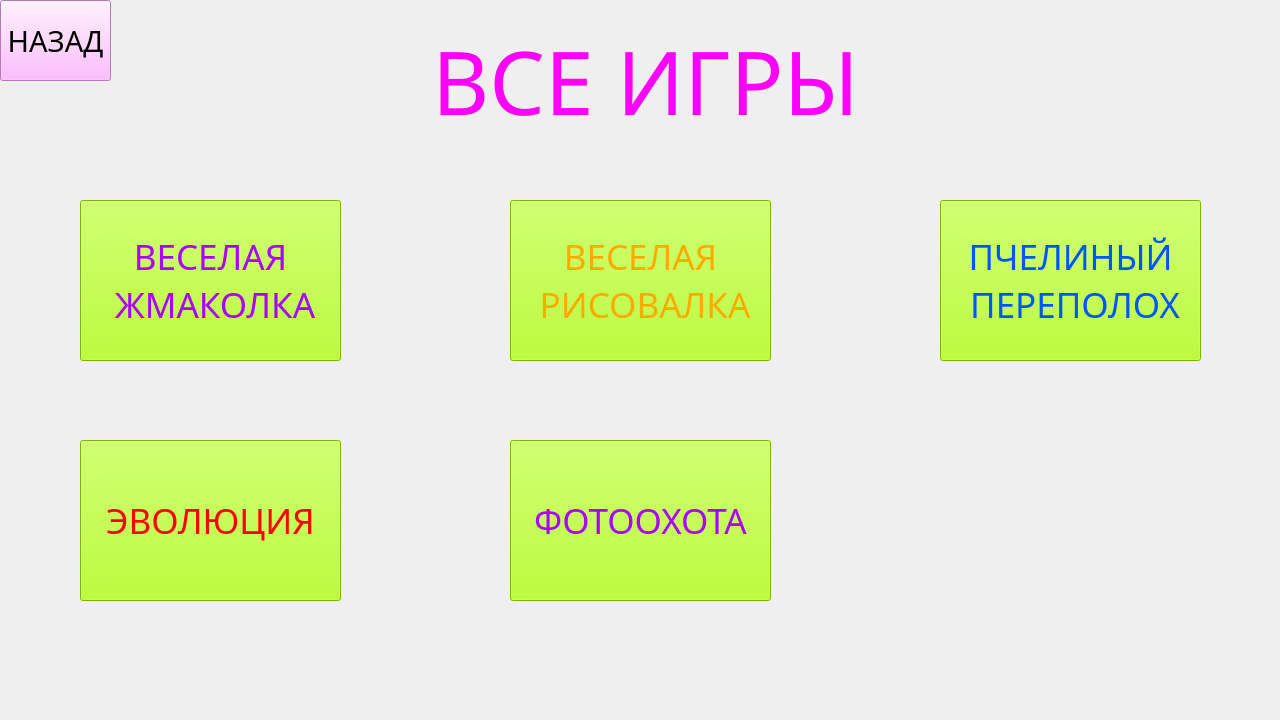
<?xml version="1.0" encoding="UTF-8"?>
<ui version="4.0">
 <class>MainWindow</class>
 <widget class="QMainWindow" name="MainWindow">
  <property name="geometry">
   <rect>
    <x>0</x>
    <y>0</y>
    <width>1280</width>
    <height>720</height>
   </rect>
  </property>
  <property name="windowTitle">
   <string>MainWindow</string>
  </property>
  <widget class="QWidget" name="centralwidget">
   <widget class="QLabel" name="all_games_text">
    <property name="geometry">
     <rect>
      <x>430</x>
      <y>0</y>
      <width>431</width>
      <height>161</height>
     </rect>
    </property>
    <property name="font">
     <font>
      <family>Upheaval Pro</family>
      <pointsize>66</pointsize>
     </font>
    </property>
    <property name="styleSheet">
     <string notr="true">color: rgb(255, 0, 255);</string>
    </property>
    <property name="text">
     <string>ВСЕ ИГРЫ</string>
    </property>
    <property name="alignment">
     <set>Qt::AlignCenter</set>
    </property>
   </widget>
   <widget class="QPushButton" name="risovalka">
    <property name="geometry">
     <rect>
      <x>510</x>
      <y>200</y>
      <width>261</width>
      <height>161</height>
     </rect>
    </property>
    <property name="font">
     <font>
      <family>Upheaval Pro</family>
      <pointsize>26</pointsize>
     </font>
    </property>
    <property name="styleSheet">
     <string notr="true">background-color: rgb(170, 255, 0);
color: rgb(255, 170, 0);</string>
    </property>
    <property name="text">
     <string>ВЕСЕЛАЯ
 РИСОВАЛКА</string>
    </property>
   </widget>
   <widget class="QPushButton" name="perepoloh">
    <property name="geometry">
     <rect>
      <x>940</x>
      <y>200</y>
      <width>261</width>
      <height>161</height>
     </rect>
    </property>
    <property name="font">
     <font>
      <family>Upheaval Pro</family>
      <pointsize>26</pointsize>
     </font>
    </property>
    <property name="styleSheet">
     <string notr="true">background-color: rgb(170, 255, 0);
color: rgb(0, 85, 255);</string>
    </property>
    <property name="text">
     <string>ПЧЕЛИНЫЙ
 ПЕРЕПОЛОХ</string>
    </property>
   </widget>
   <widget class="QPushButton" name="jmakolka">
    <property name="geometry">
     <rect>
      <x>80</x>
      <y>200</y>
      <width>261</width>
      <height>161</height>
     </rect>
    </property>
    <property name="font">
     <font>
      <family>Upheaval Pro</family>
      <pointsize>26</pointsize>
     </font>
    </property>
    <property name="styleSheet">
     <string notr="true">background-color: rgb(170, 255, 0);
color: rgb(170, 0, 255);</string>
    </property>
    <property name="text">
     <string>ВЕСЕЛАЯ
 ЖМАКОЛКА</string>
    </property>
   </widget>
   <widget class="QPushButton" name="photo_hunt">
    <property name="geometry">
     <rect>
      <x>510</x>
      <y>440</y>
      <width>261</width>
      <height>161</height>
     </rect>
    </property>
    <property name="font">
     <font>
      <family>Upheaval Pro</family>
      <pointsize>26</pointsize>
     </font>
    </property>
    <property name="styleSheet">
     <string notr="true">background-color: rgb(170, 255, 0);
color: rgb(170, 0, 255);</string>
    </property>
    <property name="text">
     <string>ФОТООХОТА</string>
    </property>
   </widget>
   <widget class="QPushButton" name="evolution">
    <property name="geometry">
     <rect>
      <x>80</x>
      <y>440</y>
      <width>261</width>
      <height>161</height>
     </rect>
    </property>
    <property name="font">
     <font>
      <family>Upheaval Pro</family>
      <pointsize>26</pointsize>
     </font>
    </property>
    <property name="styleSheet">
     <string notr="true">background-color: rgb(170, 255, 0);
color: rgb(255, 0, 0);</string>
    </property>
    <property name="text">
     <string>ЭВОЛЮЦИЯ</string>
    </property>
   </widget>
   <widget class="QPushButton" name="back">
    <property name="geometry">
     <rect>
      <x>0</x>
      <y>0</y>
      <width>111</width>
      <height>81</height>
     </rect>
    </property>
    <property name="font">
     <font>
      <family>Upheaval Pro</family>
      <pointsize>22</pointsize>
     </font>
    </property>
    <property name="styleSheet">
     <string notr="true">background-color: rgb(255, 170, 255);</string>
    </property>
    <property name="text">
     <string>НАЗАД</string>
    </property>
   </widget>
   <widget class="QLabel" name="label">
    <property name="geometry">
     <rect>
      <x>0</x>
      <y>0</y>
      <width>1280</width>
      <height>720</height>
     </rect>
    </property>
    <property name="text">
     <string/>
    </property>
    <property name="pixmap">
     <pixmap>background_for_menu.png</pixmap>
    </property>
   </widget>
   <zorder>label</zorder>
   <zorder>all_games_text</zorder>
   <zorder>risovalka</zorder>
   <zorder>perepoloh</zorder>
   <zorder>jmakolka</zorder>
   <zorder>photo_hunt</zorder>
   <zorder>evolution</zorder>
   <zorder>back</zorder>
  </widget>
 </widget>
 <resources/>
 <connections/>
</ui>
